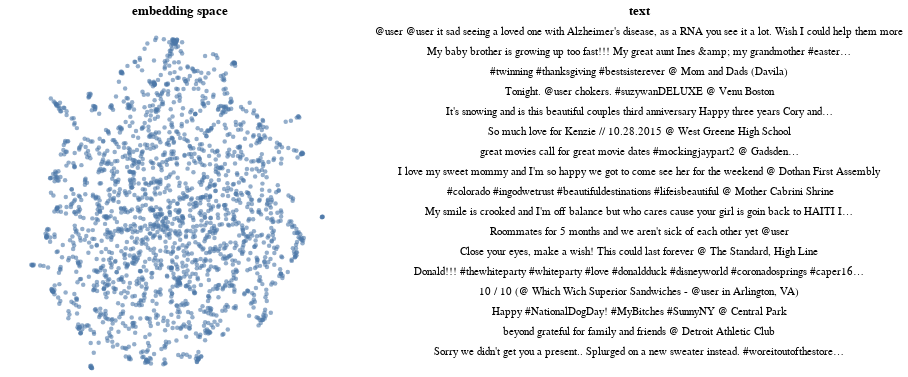

Write notebook code for a chart like this one.
### Markdown cell above
## Improve through UMAP

### Code cell
from umap import UMAP

pipe = make_pipeline(TfidfVectorizer(), UMAP(min_dist=0.1, n_neighbors=5))

X = pipe.fit_transform(sampled_texts)

plot_text(X, sampled_texts)

### Figure 1 — Vega-Lite specification as saved in the notebook (floating-point values rounded to 4 significant figures; data arrays with more than 128 entries replaced by an {"elided": "..."} marker saying what was removed)
{"config": {"view": {"continuousWidth": 400, "continuousHeight": 300, "strokeWidth": 0}, "axis": {"grid": false}}, "hconcat": [{"mark": {"type": "circle", "opacity": 0.6, "size": 20}, "encoding": {"tooltip": [{"field": "text", "type": "nominal"}], "x": {"axis": null, "field": "x1", "scale": {"zero": false}, "type": "quantitative"}, "y": {"axis": null, "field": "x2", "scale": {"zero": false}, "type": "quantitative"}}, "height": 350, "selection": {"selector002": {"type": "interval"}}, "title": "embedding space", "width": 350}, {"mark": "text", "encoding": {"text": {"field": "trunc_text", "type": "nominal"}, "x": {"axis": null, "field": "r", "type": "quantitative"}, "y": {"axis": null, "field": "row_number", "type": "ordinal"}}, "title": "text", "transform": [{"window": [{"op": "row_number", "field": "", "as": "row_number"}]}, {"filter": {"selection": "selector002"}}, {"window": [{"op": "rank", "field": "row_number", "as": "rank"}]}, {"filter": "(datum.rank < 18)"}]}], "data": {"name": "data-bb9f171219d78321db27f7858d2653d3"}, "$schema": "https://vega.github.io/schema/vega-lite/v4.17.0.json", "datasets": {"data-bb9f171219d78321db27f7858d2653d3": {"elided": "2000 records"}}}
